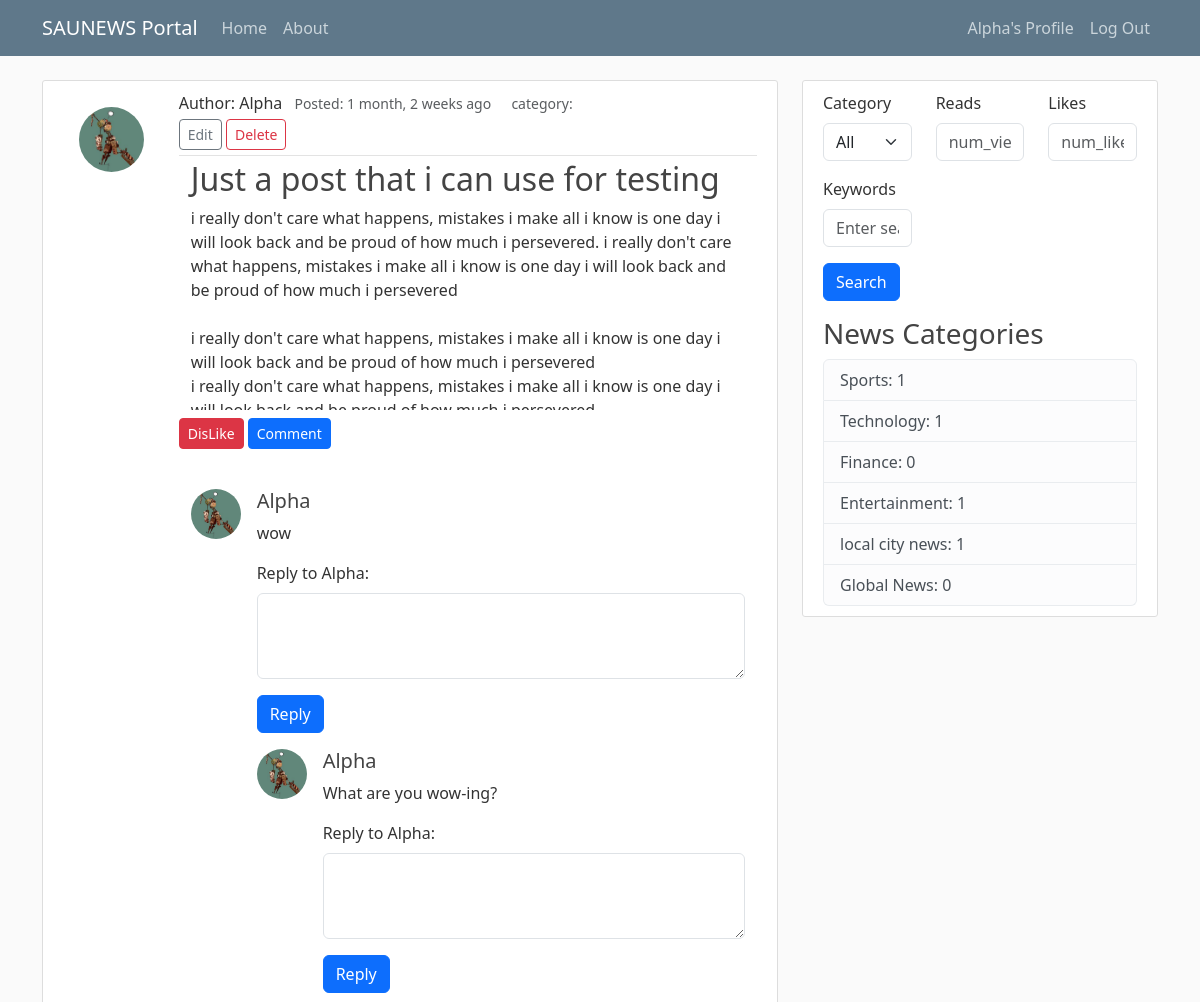
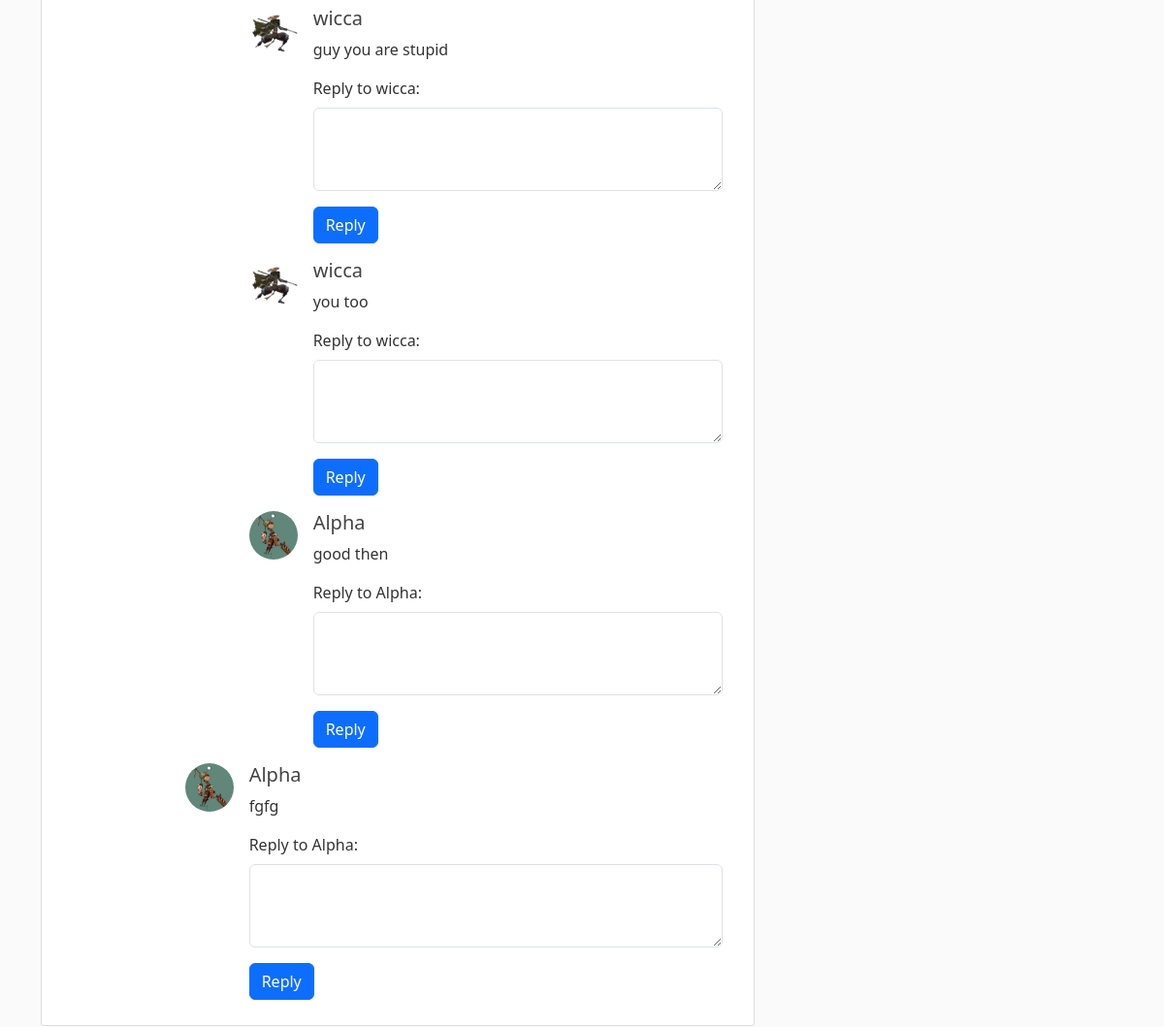
The app's page /post/36/ (signed in), older data (2 pictures, top to bottom).
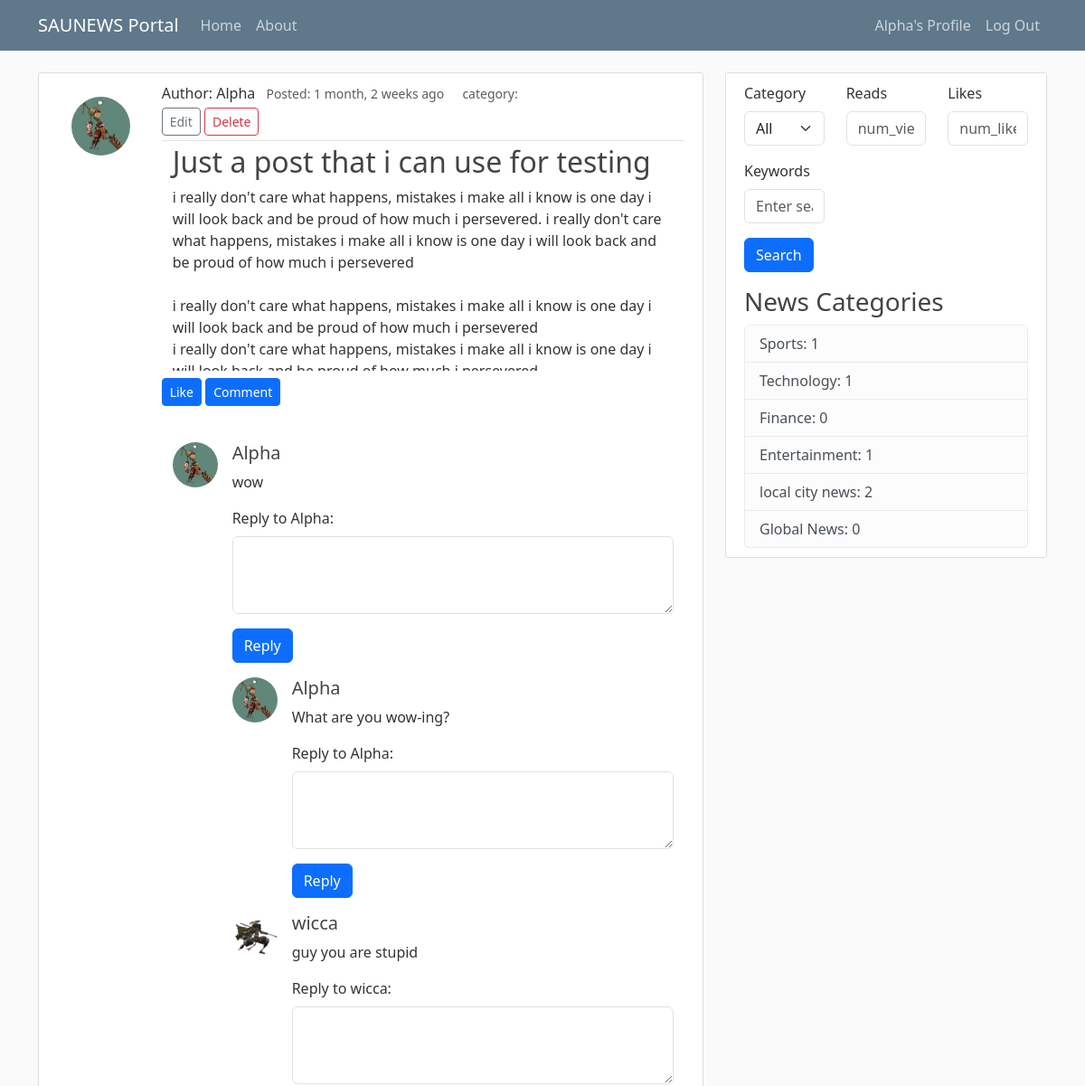
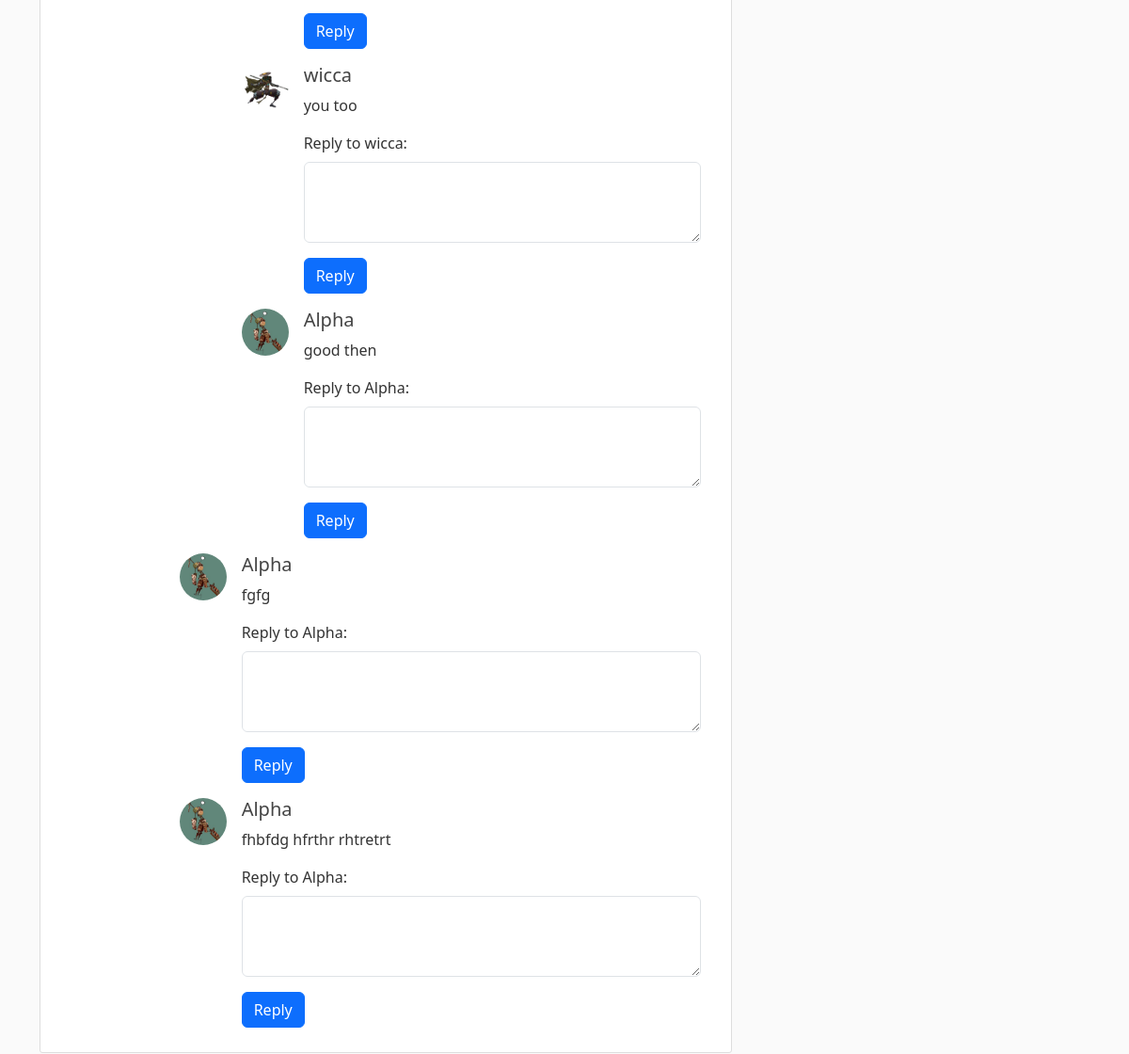
The same page, newer data (2 pictures, top to bottom).
### blog/models.py (models this page shows, shortened)
class Comment(models.Model):
    post = models.ForeignKey(Post, on_delete=models.CASCADE, related_name='comments')
    user = models.ForeignKey(User, on_delete=models.CASCADE)
    content = models.TextField()
    date_commented = models.DateTimeField(default=timezone.now)

class Reply(models.Model):
    comment = models.ForeignKey(Comment, on_delete=models.CASCADE, related_name='replies')
    user = models.ForeignKey(User, on_delete=models.CASCADE)
    content = models.TextField()
    date_replied = models.DateTimeField(default=timezone.now)
    class Meta:
        verbose_name_plural = 'Replies'

class Category(models.Model):
    name = models.CharField(max_length=100)
    class Meta:
        verbose_name_plural = 'categories'

### users/models.py (models this page shows, shortened)
class Profile(models.Model):
    user = models.OneToOneField(User, on_delete=models.CASCADE)
    image = models.ImageField(default="default.jpg", upload_to='profile_pics')

### blog/views.py (the view)
# urls.py: path("post/<int:pk>/", PostDetailView.as_view(), name="post_detail"),
class PostDetailView(LoginRequiredMixin, DetailView):
    model = Post
    def get_context_data(self, **kwargs):
        context = super(PostDetailView, self).get_context_data()
        stuff = get_object_or_404(Post, id=self.kwargs['pk'])
        total_likes = stuff.total_likes()
        context["total_likes"] = total_likes
        liked = False
        if stuff.likes.filter(id=self.request.user.id).exists():
            liked = True
        context['liked'] = liked
        context['comment_count'] = stuff.comments_counted()
        stuff.reads += 1  # increment reads count
        stuff.save()  # save updated Post object
        return context

### blog/context_processors.py (called while the page is built)
def categories(request):
    categories = Category.objects.annotate(num_posts=Count('post'))
    return {'categories': categories}

### blog/models.py (called while the page is built)
    def total_likes(self):
        return self.likes.count()

    def comments_counted(self):
        return Comment.objects.filter(post=self).count() + Reply.objects.filter(comment__post=self).count()

### blog/templates/blog/post_detail.html (shortened to what the changed rows need)
{% extends 'blog/base.html' %}
{% load crispy_forms_tags %}
{% block content %}
    <article class="media content-section">
        <div class="row g-0">
            <div class="col-lg-10 media-body">
                <div class="container" style="height: 250px; overflow-y: scroll;">
                    <h2 class="article-title">{{ object.title }}</h2>
                </div>
                {% if user.is_authenticated %}
                <form action="{% url 'like_post' post.pk %}" method="post">
                    {% if liked %}
                        <div class="ms-auto my-2">
                            <button name= "post_id" value="{{ post.id }}" class="btn btn-sm btn-danger">DisLike</button>
                            <a href="{% url 'comment' post.id %}" class="btn btn-sm btn-primary">Comment</a>
                        </div>
                    {% else %}
                    <div class="ms-auto my-2">
                        <button name= "post_id" value="{{ post.id }}" class="btn btn-sm btn-primary">Like</button>
                        <a href="{% url 'comment' post.id %}" class="btn btn-sm btn-primary">Comment</a>
                    </div>
                    {% endif %}
                </form>
                <div class="container">
                    <div class="row">
                        <div class="col-md-12">
                            <div class="comment-section mt-4">
                                {% for comment in post.comments.all %}
                                <div class="comment">
                                    <div class="d-flex">
                                        <div class="flex-shrink-0">
                                            <img src="{{ comment.user.profile.image.url }}" alt="{{ comment.user.username }}" class="rounded-circle" width="50" height="50">
                                        </div>
                                        <div class="flex-grow-1 ms-3">
                                            <div class="comment-body">
                                                <h5 class="comment-user">{{ comment.user.username }}</h5>
                                                <p class="comment-content">{{ comment.content }}</p>
                                            </div>
                                            <div id="reply-form" class="reply-form mt-3">
                                                <form method="post" action="{% url 'add_reply' comment.id %}">
                                                    <div class="mb-3">
                                                        <label for="reply_content" class="form-label">Reply to {{ comment.user.username }}:</label>
                                                        <textarea class="form-control" id="reply_content" name="content" rows="3" required></textarea>
                                                    </div>
                                                    <button type="submit" class="btn btn-primary">Reply</button>
                                                </form>
                                            </div>
                                            {% for reply in comment.replies.all %}
                                            <div class="comment reply">
                                                <div class="d-flex">
                                                    <div class="flex-shrink-0">
                                                        <img src="{{ reply.user.profile.image.url }}" alt="{{ reply.user.username }}" class="rounded-circle" width="50" height="50">
                                                    </div>
                                                    <div class="flex-grow-1 ms-3">
                                                        <div class="comment-body">
                                                            <h5 class="comment-user">{{ reply.user.username }}</h5>
                                                            <p class="comment-content">{{ reply.content }}</p>
                                                        </div>
                                                        <div id="reply-form" class="reply-form mt-3">
                                                            <form method="post" action="{% url 'add_reply' comment.id %}">
                                                                <div class="mb-3">
                                                                    <label for="reply_content" class="form-label">Reply to {{ reply.user.username }}:</label>
                                                                    <textarea class="form-control" id="reply_content" name="content" rows="3" required></textarea>
                                                                </div>
                                                                <button type="submit" class="btn btn-primary">Reply</button>
                                                            </form>
                                                        </div>
                                                    </div>
                                                </div>
                                            </div>
                                            {% endfor %}
                                        </div>
                                    </div>
                                </div>
                                {% endfor %}
                            </div>
                        </div>
                    </div>
                </div>
                {% endif %}
            </div>
        </div>
    </article>
{% endblock content %}

### blog/templates/blog/base.html (shortened to what this page needs)
{% load static %}
<html lang="en">
  <head>
    <link href="https://cdn.jsdelivr.net/npm/bootstrap@5.3.0-alpha1/dist/css/bootstrap.min.css" rel="stylesheet">
    <link rel="stylesheet" href="https://cdn.jsdelivr.net/npm/bootstrap-icons@1.10.3/font/bootstrap-icons.css">
    <link rel="stylesheet" href="{% static 'blog/main.css' %}">
  </head>
  <body>
    <header class="site-header">
        <nav class="navbar navbar-expand-md navbar-dark bg-steel fixed-top">
          <div class="container">
            <a class="navbar-brand mr-4" href="{% url 'blog_home' %}">SAUNEWS Portal</a>
            <div class="collapse navbar-collapse" id="navbarToggle">
              <div class="navbar-nav mr-auto">
                <a class="nav-item nav-link" href="{% url 'blog_home' %}">Home</a>
                <a class="nav-item nav-link" href="{% url 'blog_about' %}">About</a>
              </div>
            </div>
            <div class="navbar-nav">
              {% if user.is_authenticated %}
                <a class="nav-item nav-link" href="{% url 'profile' %}">{{user.username}}'s Profile</a>
                <a class="nav-item nav-link" href="{% url 'logout' %}">Log Out</a>
                {% else %}
                <a class="nav-item nav-link" href="{% url 'login' %}">Login</a>
                <a class="nav-item nav-link" href="{% url 'register' %}">Register</a>
              {% endif %}
            </div>
          </div>
        </nav>
    </header>
    <main role="main" class="container">
        <div class="row">
          <div class="col-md-8">
            {% block content %} {% endblock %}
          </div>
          <div class="col-md-4">
            <div class="content-section">
              <form method="GET" action="{% url 'search' %}">
                <div class="row">
                  <div class="col-md-4">
                    <div class="mb-3">
                      <label for="category" class="form-label">Category</label>
                      <select name="category" id="category" class="form-select">
                        <option value="">All</option>
                      </select>
                    </div>
                  </div>
                  <div class="col-md-4">
                    <div class="mb-3">
                      <label for="num_views" class="form-label">Reads</label>
                      <input type="text" name="num_views" id="num_views" class="form-control" placeholder="num_views">
                    </div>
                  </div>
                  <div class="col-md-4">
                    <div class="mb-3">
                      <label for="num_likes" class="form-label">Likes</label>
                      <input type="text" name="num_likes" id="num_likes" class="form-control" placeholder="num_likes">
                    </div>
                  </div>
                  <div class="col-md-4">
                    <div class="mb-3">
                      <label for="query" class="form-label">Keywords</label>
                      <input type="text" name="query" id="query" class="form-control" placeholder="Enter search query">
                    </div>
                  </div>
                </div>
                <button type="submit" class="btn btn-primary">Search</button>
              </form>
              <h3>News Categories</h3>
              <ul class="list-group">
                {% for category in categories %}
                <li class="list-group-item list-group-item-light"><a href="{% url 'category_detail' category.id %}"></a>{{ category.name }}: {{ category.num_posts }}</li>
                {%endfor%}
              </ul>
            </div>
          </div>
        </div>
    </main>
  </body>
</html>

Row changes from the older to the newer data that the page shows:
added Comment: user.profile.image (picture), user.username "Alpha", content "fhbfdg hfrthr rhtretrt"
computed for Category "local city news": num_posts "1" → "2"
Text that changed along with them:
text no longer shown: "DisLike"
text now shown: "Like"
